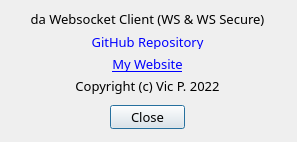
<?xml version="1.0" encoding="UTF-8"?>
<ui version="4.0">
 <class>Dialog</class>
 <widget class="QDialog" name="Dialog">
  <property name="geometry">
   <rect>
    <x>0</x>
    <y>0</y>
    <width>297</width>
    <height>142</height>
   </rect>
  </property>
  <property name="font">
   <font>
    <family>Trebuchet MS</family>
    <pointsize>10</pointsize>
   </font>
  </property>
  <property name="windowTitle">
   <string>About</string>
  </property>
  <property name="windowIcon">
   <iconset>
    <normaloff>favicon.ico</normaloff>favicon.ico</iconset>
  </property>
  <property name="modal">
   <bool>true</bool>
  </property>
  <widget class="QDialogButtonBox" name="buttonBox">
   <property name="geometry">
    <rect>
     <x>110</x>
     <y>105</y>
     <width>75</width>
     <height>24</height>
    </rect>
   </property>
   <property name="orientation">
    <enum>Qt::Horizontal</enum>
   </property>
   <property name="standardButtons">
    <set>QDialogButtonBox::Close</set>
   </property>
  </widget>
  <widget class="QWidget" name="layoutWidget">
   <property name="geometry">
    <rect>
     <x>12</x>
     <y>10</y>
     <width>271</width>
     <height>84</height>
    </rect>
   </property>
   <layout class="QVBoxLayout" name="verticalLayout">
    <item>
     <widget class="QLabel" name="label_2">
      <property name="text">
       <string>da Websocket Client (WS &amp; WS Secure)</string>
      </property>
      <property name="alignment">
       <set>Qt::AlignCenter</set>
      </property>
      <property name="openExternalLinks">
       <bool>false</bool>
      </property>
     </widget>
    </item>
    <item>
     <widget class="QLabel" name="label_3">
      <property name="text">
       <string>&lt;html&gt;&lt;head/&gt;&lt;body&gt;&lt;p&gt;&lt;a href=&quot;https://github.com/vic4key/da-Websocket-Client.git&quot;&gt;&lt;span style=&quot; text-decoration: underline; color:#0000ff;&quot;&gt;GitHub Repository&lt;/span&gt;&lt;/a&gt;&lt;/p&gt;&lt;/body&gt;&lt;/html&gt;</string>
      </property>
      <property name="alignment">
       <set>Qt::AlignCenter</set>
      </property>
      <property name="openExternalLinks">
       <bool>true</bool>
      </property>
     </widget>
    </item>
    <item>
     <widget class="QLabel" name="label_4">
      <property name="text">
       <string>&lt;html&gt;&lt;head/&gt;&lt;body&gt;&lt;p&gt;&lt;a href=&quot;https://vic.onl/&quot;&gt;&lt;span style=&quot; text-decoration: underline; color:#0000ff;&quot;&gt;My Website&lt;/span&gt;&lt;/a&gt;&lt;/p&gt;&lt;/body&gt;&lt;/html&gt;</string>
      </property>
      <property name="alignment">
       <set>Qt::AlignCenter</set>
      </property>
      <property name="openExternalLinks">
       <bool>true</bool>
      </property>
     </widget>
    </item>
    <item>
     <widget class="QLabel" name="label">
      <property name="text">
       <string>Copyright (c) Vic P. 2022</string>
      </property>
      <property name="alignment">
       <set>Qt::AlignCenter</set>
      </property>
     </widget>
    </item>
   </layout>
  </widget>
 </widget>
 <resources/>
 <connections/>
</ui>
